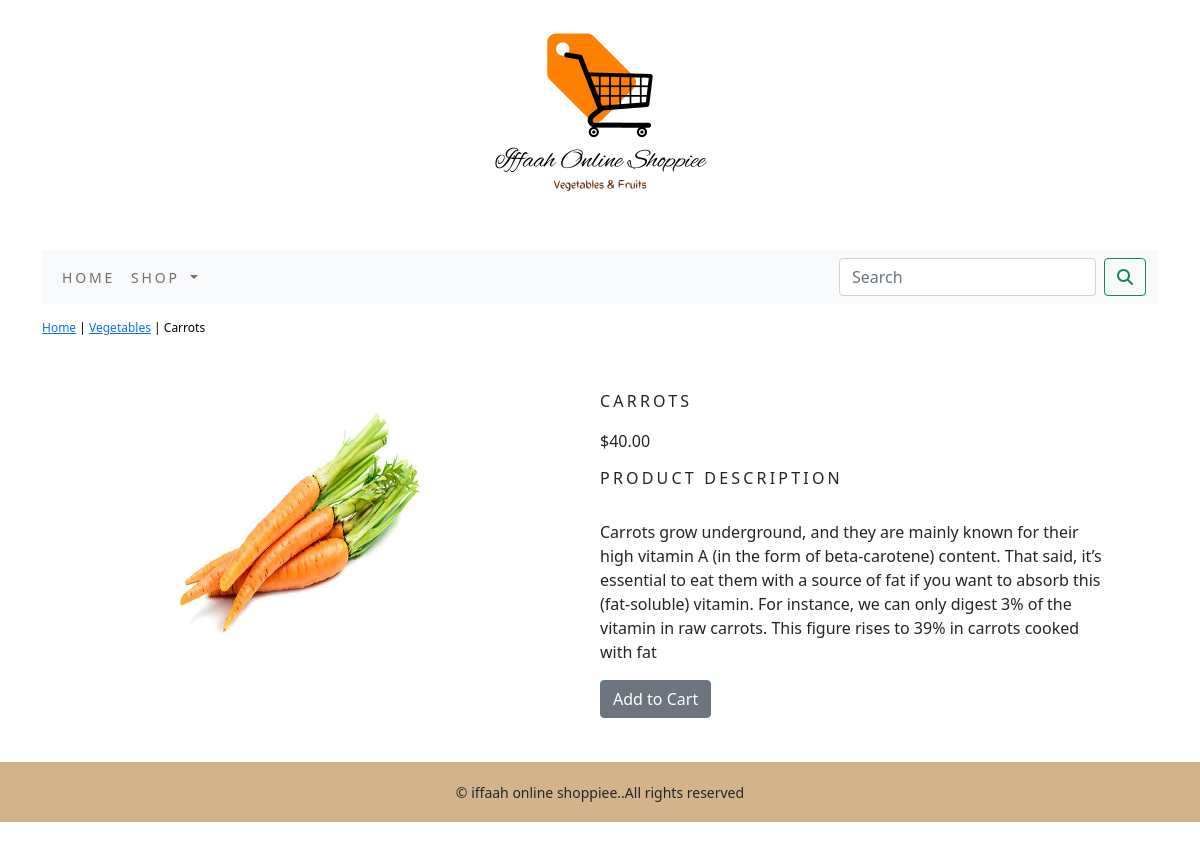
Page /shopapp/vegetables/carrots/ on the committed database.
### shopapp/models.py (models this page shows, shortened)
class Product(models.Model):
    name=models.CharField(max_length=250,unique=True)
    slug=models.SlugField(max_length=250,unique=True)
    description=models.TextField(blank=True)
    price=models.DecimalField(max_digits=10,decimal_places=2)
    category=models.ForeignKey(Category,on_delete=models.CASCADE)
    image=models.ImageField(upload_to='product',blank=True)
    stock=models.IntegerField()
    available=models.BooleanField(default=True)
    created=models.DateTimeField(auto_now_add=True)
    updated=models.DateTimeField(auto_now=True)
    class Meta:
        ordering=['name',]
        verbose_name='product'
        verbose_name_plural='products'

class Category(models.Model):
    name=models.CharField(max_length=250,unique=True)
    slug=models.SlugField(max_length=250,unique=True)
    description=models.TextField(blank=True)
    image=models.ImageField(upload_to='category',blank=True)
    class Meta:
        ordering=['name',]
        verbose_name='category'
        verbose_name_plural='categories'
    def get_url(self):
        return reverse('shopapp:product_by_category',args=[self.slug])
    def __str__(self):
        return '{}'.format(self.name)

### shopapp/views.py (the view)
# urls.py: path('<slug:c_slug>/<slug:product_slug>/',views.proDetail,name='prodCatdetail')
def proDetail(request,c_slug,product_slug):
    try:
        product=Product.objects.get(category__slug=c_slug,slug=product_slug)
    except Exception as e:
        raise e
    return render(request,'product.html',{'product':product})

### cart/context_processors.py (called while the page is built)
def counter(request):
    item_count=0
    if 'admin' in request.path:
        return {}
    else:
        try:
            cart=Cart.objects.filter(cart_id=_cart_id(request))
            cart_items=CartItem.objects.all().filter(cart=cart[:1])
            for cart_item in cart_items:
                item_count += cart_item.quantity
        except cart.DoesNotExist:
            item_count =0
    return dict(item_count=item_count)

### cart/views.py (called while the page is built)
def  _cart_id(request):
    cart = request.session.session_key
    if not cart:
        cart=request.session.create()
    return cart

### shopapp/context_processors.py (called while the page is built)
def menu_links(request):
    links=Category.objects.all()
    return dict(links=links)

### templates/product.html (shortened to what this page needs)
{% extends 'base.html' %}
{% load static %}
{% block content %}
<div class="row my_prod_row_class">
  <div class="mx_auto">
    <p> <a href="{% url 'shopapp:allProductCat' %}">Home</a> | <a href="{{product.category.get_url}}">{{product.category}}</a> | {{product.name}}</p>
  </div>
<div class="container"></div>
<br>
<div class="row">
  <div class="col-12 col-sm-12 col-md-12 col-lg-6 text-center">
    <div style="min-width:18rem">
      <img src="{{product.image.url}}" alt="{{product.name}}" width="300" height="300">
    </div>
  </div>
     <div class="col-12 col-sm-12 col-md-12 col-lg-6">
         <div>
        <h1 class="my_prod_title">{{ product.name }}</h1>
        <p>${{ product.price }}</p>
        <h3 class="my_title">Product Description</h3><br>
        <p class="text-jestify my_prod_text">{{ product.description }}</p>
        {% if product.stock <= 0 %}
        <p class="text-justify my_prod_text"><b>Out of Stock</b></p>
        {% else %}
        <a class="btn btn-secondary"  href="{% url 'cart:add_cart' product.id %}">Add to Cart</a>
        {% endif %}
      </div>
    </div>
  </div>
</div>
</div>
{% endblock %}

### static/css/custom.css (style rules this page uses)
body { font-family:'Roboto Slab',suns-scrif; }
.my_title { font-size:16px; text-transform:uppercase; letter-spacing:.2em; }
.my_prod_row_class { padding-top:15px; padding-bottom:20px; }
.my_prod_row_class .mx_auto { color:#000; font-size:12px; text-decoration:none; }
.my_prod_title { font-size:16px; text-transform:uppercase; letter-spacing:.2em; padding-top:15px; padding-bottom:10px; }
.my_prod_text { padding-right:20px; }

### rows in the picture
Product: category "Vegetables", name "Carrots", image (picture), name "CARROTS", price "40.00", description "Carrots grow underground, and they are mainly known for their high vitamin A (in the form of beta-carotene) content. That said, it’s essential to eat them with a source of fat if you want to absorb this (fat-soluble) vitamin. For instance, we can only digest 3% of the vitamin in raw carrots. This figure rises to 39% in carrots cooked with fat"
